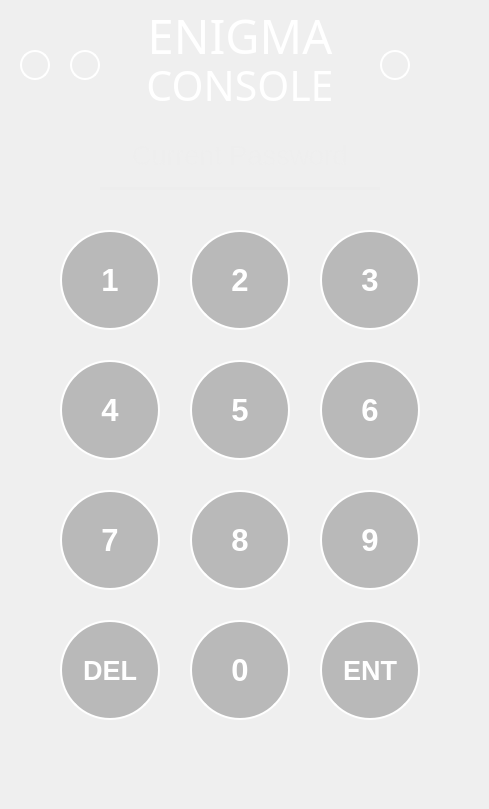
    <widget class="QWidget" name="change_password_page">
     <widget class="QPushButton" name="control2_pushbutton_3">
      <property name="geometry">
       <rect>
        <x>380</x>
        <y>50</y>
        <width>30</width>
        <height>30</height>
       </rect>
      </property>
      <property name="font">
       <font>
        <pointsize>23</pointsize>
        <weight>75</weight>
        <bold>true</bold>
       </font>
      </property>
      <property name="styleSheet">
       <string notr="true">QPushButton {
        color: white; 
        border: 2px solid white; 
        border-radius: 15px; 
        background-color: transparent; 
        padding: 5px; 
    }

    QPushButton:pressed {
        background-color: rgba(96, 96, 96, 96); 
 }</string>
      </property>
      <property name="text">
       <string/>
      </property>
      <property name="iconSize">
       <size>
        <width>50</width>
        <height>50</height>
       </size>
      </property>
      <property name="autoDefault">
       <bool>true</bool>
      </property>
      <property name="flat">
       <bool>false</bool>
      </property>
     </widget>
     <widget class="QLabel" name="consoletext_8">
      <property name="geometry">
       <rect>
        <x>0</x>
        <y>60</y>
        <width>480</width>
        <height>51</height>
       </rect>
      </property>
      <property name="font">
       <font>
        <family>Montserrat Light</family>
        <pointsize>31</pointsize>
       </font>
      </property>
      <property name="styleSheet">
       <string notr="true">
color:rgba(255,255,255,255);</string>
      </property>
      <property name="text">
       <string>CONSOLE</string>
      </property>
      <property name="textFormat">
       <enum>Qt::AutoText</enum>
      </property>
      <property name="alignment">
       <set>Qt::AlignCenter</set>
      </property>
     </widget>
     <widget class="QPushButton" name="num3_pushbutton_3">
      <property name="geometry">
       <rect>
        <x>320</x>
        <y>230</y>
        <width>100</width>
        <height>100</height>
       </rect>
      </property>
      <property name="font">
       <font>
        <pointsize>23</pointsize>
        <weight>75</weight>
        <bold>true</bold>
       </font>
      </property>
      <property name="styleSheet">
       <string notr="true">QPushButton {
        color: white; 
        border: 2px solid white; 
        border-radius: 50px; 
        background-color: rgba(96, 96, 96, 96);; 
        padding: 5px; 
    }

    QPushButton:pressed {
        background-color: rgba(196, 196, 196, 196); 

 }</string>
      </property>
      <property name="text">
       <string>3</string>
      </property>
     </widget>
     <widget class="QLabel" name="enigmatext_7">
      <property name="geometry">
       <rect>
        <x>0</x>
        <y>10</y>
        <width>480</width>
        <height>51</height>
       </rect>
      </property>
      <property name="font">
       <font>
        <family>Montserrat Black</family>
        <pointsize>35</pointsize>
       </font>
      </property>
      <property name="styleSheet">
       <string notr="true">color:rgba(255,255,255,255);
</string>
      </property>
      <property name="text">
       <string>ENIGMA</string>
      </property>
      <property name="textFormat">
       <enum>Qt::PlainText</enum>
      </property>
      <property name="alignment">
       <set>Qt::AlignCenter</set>
      </property>
     </widget>
     <widget class="QPushButton" name="num9_pushbutton_3">
      <property name="geometry">
       <rect>
        <x>320</x>
        <y>490</y>
        <width>100</width>
        <height>100</height>
       </rect>
      </property>
      <property name="font">
       <font>
        <pointsize>23</pointsize>
        <weight>75</weight>
        <bold>true</bold>
       </font>
      </property>
      <property name="styleSheet">
       <string notr="true">QPushButton {
        color: white; 
        border: 2px solid white; 
        border-radius: 50px; 
        background-color: rgba(96, 96, 96, 96);; 
        padding: 5px; 
    }

    QPushButton:pressed {
        background-color: rgba(196, 196, 196, 196); 

 }</string>
      </property>
      <property name="text">
       <string>9</string>
      </property>
     </widget>
     <widget class="QPushButton" name="num0_pushbutton_3">
      <property name="geometry">
       <rect>
        <x>190</x>
        <y>620</y>
        <width>100</width>
        <height>100</height>
       </rect>
      </property>
      <property name="font">
       <font>
        <pointsize>23</pointsize>
        <weight>75</weight>
        <bold>true</bold>
       </font>
      </property>
      <property name="styleSheet">
       <string notr="true">QPushButton {
        color: white; 
        border: 2px solid white; 
        border-radius: 50px; 
        background-color: rgba(96, 96, 96, 96);; 
        padding: 5px; 
    }

    QPushButton:pressed {
        background-color: rgba(196, 196, 196, 196); 

 }</string>
      </property>
      <property name="text">
       <string>0</string>
      </property>
     </widget>
     <widget class="QPushButton" name="num1_pushbutton_3">
      <property name="geometry">
       <rect>
        <x>60</x>
        <y>230</y>
        <width>100</width>
        <height>100</height>
       </rect>
      </property>
      <property name="font">
       <font>
        <pointsize>23</pointsize>
        <weight>75</weight>
        <bold>true</bold>
       </font>
      </property>
      <property name="styleSheet">
       <string notr="true">
QPushButton {
        color: white; 
        border: 2px solid white; 
        border-radius: 50px; 
        background-color: rgba(96, 96, 96, 96);; 
        padding: 5px; 
    }

    QPushButton:pressed {
        background-color: rgba(196, 196, 196, 196); 

 }</string>
      </property>
      <property name="text">
       <string>1</string>
      </property>
      <property name="iconSize">
       <size>
        <width>50</width>
        <height>50</height>
       </size>
      </property>
      <property name="autoDefault">
       <bool>true</bool>
      </property>
      <property name="flat">
       <bool>false</bool>
      </property>
     </widget>
     <widget class="QLineEdit" name="create_password_4">
      <property name="geometry">
       <rect>
        <x>100</x>
        <y>130</y>
        <width>280</width>
        <height>60</height>
       </rect>
      </property>
      <property name="font">
       <font>
        <pointsize>20</pointsize>
       </font>
      </property>
      <property name="focusPolicy">
       <enum>Qt::NoFocus</enum>
      </property>
      <property name="autoFillBackground">
       <bool>false</bool>
      </property>
      <property name="styleSheet">
       <string notr="true">background-color:rgba(0, 0, 0, 0);
border:none;
border-bottom:3px solid rgba(237, 237, 237, 237);
color:rgba(237, 237, 237, 237);
padding-bottom:7px;
background-color: rgba(0, 0, 0, 0);</string>
      </property>
      <property name="frame">
       <bool>true</bool>
      </property>
      <property name="echoMode">
       <enum>QLineEdit::Password</enum>
      </property>
      <property name="alignment">
       <set>Qt::AlignCenter</set>
      </property>
      <property name="placeholderText">
       <string>Current Password</string>
      </property>
      <property name="clearButtonEnabled" stdset="0">
       <bool>false</bool>
      </property>
     </widget>
     <widget class="QPushButton" name="num2_pushbutton_3">
      <property name="geometry">
       <rect>
        <x>190</x>
        <y>230</y>
        <width>100</width>
        <height>100</height>
       </rect>
      </property>
      <property name="font">
       <font>
        <pointsize>23</pointsize>
        <weight>75</weight>
        <bold>true</bold>
       </font>
      </property>
      <property name="styleSheet">
       <string notr="true">QPushButton {
        color: white; 
        border: 2px solid white; 
        border-radius: 50px; 
        background-color: rgba(96, 96, 96, 96);; 
        padding: 5px; 
    }

    QPushButton:pressed {
        background-color: rgba(196, 196, 196, 196); 

 }</string>
      </property>
      <property name="text">
       <string>2</string>
      </property>
     </widget>
     <widget class="QPushButton" name="num6_pushbutton_3">
      <property name="geometry">
       <rect>
        <x>320</x>
        <y>360</y>
        <width>100</width>
        <height>100</height>
       </rect>
      </property>
      <property name="font">
       <font>
        <pointsize>23</pointsize>
        <weight>75</weight>
        <bold>true</bold>
       </font>
      </property>
      <property name="styleSheet">
       <string notr="true">QPushButton {
        color: white; 
        border: 2px solid white; 
        border-radius: 50px; 
        background-color: rgba(96, 96, 96, 96);; 
        padding: 5px; 
    }

    QPushButton:pressed {
        background-color: rgba(196, 196, 196, 196); 

 }</string>
      </property>
      <property name="text">
       <string>6</string>
      </property>
     </widget>
     <widget class="QPushButton" name="num8_pushbutton_3">
      <property name="geometry">
       <rect>
        <x>190</x>
        <y>490</y>
        <width>100</width>
        <height>100</height>
       </rect>
      </property>
      <property name="font">
       <font>
        <pointsize>23</pointsize>
        <weight>75</weight>
        <bold>true</bold>
       </font>
      </property>
      <property name="styleSheet">
       <string notr="true">QPushButton {
        color: white; 
        border: 2px solid white; 
        border-radius: 50px; 
        background-color: rgba(96, 96, 96, 96);; 
        padding: 5px; 
    }

    QPushButton:pressed {
        background-color: rgba(196, 196, 196, 196); 

 }</string>
      </property>
      <property name="text">
       <string>8</string>
      </property>
     </widget>
     <widget class="QPushButton" name="num7_pushbutton_3">
      <property name="geometry">
       <rect>
        <x>60</x>
        <y>490</y>
        <width>100</width>
        <height>100</height>
       </rect>
      </property>
      <property name="font">
       <font>
        <pointsize>23</pointsize>
        <weight>75</weight>
        <bold>true</bold>
       </font>
      </property>
      <property name="styleSheet">
       <string notr="true">QPushButton {
        color: white; 
        border: 2px solid white; 
        border-radius: 50px; 
        background-color: rgba(96, 96, 96, 96);; 
        padding: 5px; 
    }

    QPushButton:pressed {
        background-color: rgba(196, 196, 196, 196); 

 }</string>
      </property>
      <property name="text">
       <string>7</string>
      </property>
     </widget>
     <widget class="QLabel" name="background_7">
      <property name="geometry">
       <rect>
        <x>0</x>
        <y>0</y>
        <width>480</width>
        <height>800</height>
       </rect>
      </property>
      <property name="styleSheet">
       <string notr="true">background-image: url(bg-vertical.png);</string>
      </property>
      <property name="text">
       <string/>
      </property>
     </widget>
     <widget class="QPushButton" name="ent_pushbutton_3">
      <property name="geometry">
       <rect>
        <x>320</x>
        <y>620</y>
        <width>100</width>
        <height>100</height>
       </rect>
      </property>
      <property name="font">
       <font>
        <pointsize>20</pointsize>
        <weight>75</weight>
        <bold>true</bold>
       </font>
      </property>
      <property name="styleSheet">
       <string notr="true">QPushButton {
        color: white; 
        border: 2px solid white; 
        border-radius: 50px; 
        background-color: rgba(96, 96, 96, 96);; 
        padding: 5px; 
    }

    QPushButton:pressed {
        background-color: rgba(196, 196, 196, 196); 

 }</string>
      </property>
      <property name="text">
       <string>ENT</string>
      </property>
     </widget>
     <widget class="QPushButton" name="num4_pushbutton_3">
      <property name="geometry">
       <rect>
        <x>60</x>
        <y>360</y>
        <width>100</width>
        <height>100</height>
       </rect>
      </property>
      <property name="font">
       <font>
        <pointsize>23</pointsize>
        <weight>75</weight>
        <bold>true</bold>
       </font>
      </property>
      <property name="styleSheet">
       <string notr="true">QPushButton {
        color: white; 
        border: 2px solid white; 
        border-radius: 50px; 
        background-color: rgba(96, 96, 96, 96);; 
        padding: 5px; 
    }

    QPushButton:pressed {
        background-color: rgba(196, 196, 196, 196); 

 }</string>
      </property>
      <property name="text">
       <string>4</string>
      </property>
      <property name="iconSize">
       <size>
        <width>50</width>
        <height>50</height>
       </size>
      </property>
      <property name="autoDefault">
       <bool>false</bool>
      </property>
      <property name="flat">
       <bool>true</bool>
      </property>
     </widget>
     <widget class="QPushButton" name="num5_pushbutton_3">
      <property name="geometry">
       <rect>
        <x>190</x>
        <y>360</y>
        <width>100</width>
        <height>100</height>
       </rect>
      </property>
      <property name="font">
       <font>
        <pointsize>23</pointsize>
        <weight>75</weight>
        <bold>true</bold>
       </font>
      </property>
      <property name="styleSheet">
       <string notr="true">QPushButton {
        color: white; 
        border: 2px solid white; 
        border-radius: 50px; 
        background-color: rgba(96, 96, 96, 96);; 
        padding: 5px; 
    }

    QPushButton:pressed {
        background-color: rgba(196, 196, 196, 196); 

 }</string>
      </property>
      <property name="text">
       <string>5</string>
      </property>
     </widget>
     <widget class="QPushButton" name="control1_pushbutton_3">
      <property name="geometry">
       <rect>
        <x>70</x>
        <y>50</y>
        <width>30</width>
        <height>30</height>
       </rect>
      </property>
      <property name="font">
       <font>
        <pointsize>23</pointsize>
        <weight>75</weight>
        <bold>true</bold>
       </font>
      </property>
      <property name="styleSheet">
       <string notr="true">QPushButton {
        color: white; 
        border: 2px solid white; 
        border-radius: 15px; 
        background-color: transparent; 
        padding: 5px; 
    }

    QPushButton:pressed {
        background-color: rgba(96, 96, 96, 96); 
 }</string>
      </property>
      <property name="text">
       <string/>
      </property>
      <property name="iconSize">
       <size>
        <width>50</width>
        <height>50</height>
       </size>
      </property>
      <property name="autoDefault">
       <bool>true</bool>
      </property>
      <property name="flat">
       <bool>false</bool>
      </property>
     </widget>
     <widget class="QPushButton" name="del_pushbutton_3">
      <property name="geometry">
       <rect>
        <x>60</x>
        <y>620</y>
        <width>100</width>
        <height>100</height>
       </rect>
      </property>
      <property name="font">
       <font>
        <pointsize>20</pointsize>
        <weight>75</weight>
        <bold>true</bold>
       </font>
      </property>
      <property name="styleSheet">
       <string notr="true">QPushButton {
        color: white; 
        border: 2px solid white; 
        border-radius: 50px; 
        background-color: rgba(96, 96, 96, 96);; 
        padding: 5px; 
    }

    QPushButton:pressed {
        background-color: rgba(196, 196, 196, 196); 

 }</string>
      </property>
      <property name="text">
       <string>DEL</string>
      </property>
     </widget>
     <widget class="QPushButton" name="control1_pushbutton_4">
      <property name="geometry">
       <rect>
        <x>20</x>
        <y>50</y>
        <width>30</width>
        <height>30</height>
       </rect>
      </property>
      <property name="font">
       <font>
        <pointsize>23</pointsize>
        <weight>75</weight>
        <bold>true</bold>
       </font>
      </property>
      <property name="styleSheet">
       <string notr="true">QPushButton {
        color: white; 
        border: 2px solid white; 
        border-radius: 15px; 
        background-color: transparent; 
        padding: 5px; 
    }

    QPushButton:pressed {
        background-color: rgba(96, 96, 96, 96); 
 }</string>
      </property>
      <property name="text">
       <string/>
      </property>
      <property name="iconSize">
       <size>
        <width>50</width>
        <height>50</height>
       </size>
      </property>
      <property name="autoDefault">
       <bool>true</bool>
      </property>
      <property name="flat">
       <bool>false</bool>
      </property>
     </widget>
     <zorder>background_7</zorder>
     <zorder>control2_pushbutton_3</zorder>
     <zorder>consoletext_8</zorder>
     <zorder>num3_pushbutton_3</zorder>
     <zorder>enigmatext_7</zorder>
     <zorder>num9_pushbutton_3</zorder>
     <zorder>num0_pushbutton_3</zorder>
     <zorder>num1_pushbutton_3</zorder>
     <zorder>create_password_4</zorder>
     <zorder>num2_pushbutton_3</zorder>
     <zorder>num6_pushbutton_3</zorder>
     <zorder>num8_pushbutton_3</zorder>
     <zorder>num7_pushbutton_3</zorder>
     <zorder>ent_pushbutton_3</zorder>
     <zorder>num4_pushbutton_3</zorder>
     <zorder>num5_pushbutton_3</zorder>
     <zorder>control1_pushbutton_3</zorder>
     <zorder>del_pushbutton_3</zorder>
     <zorder>control1_pushbutton_4</zorder>
    </widget>
